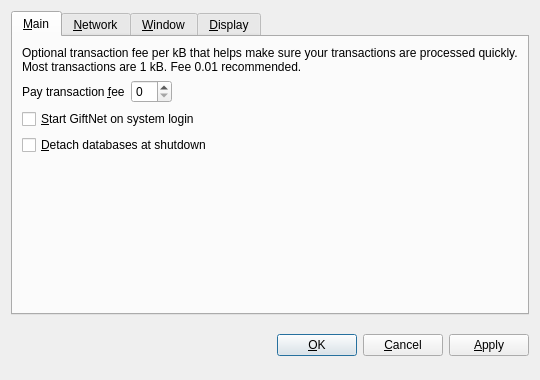
<?xml version="1.0" encoding="UTF-8"?>
<ui version="4.0">
 <class>OptionsDialog</class>
 <widget class="QDialog" name="OptionsDialog">
  <property name="geometry">
   <rect>
    <x>0</x>
    <y>0</y>
    <width>540</width>
    <height>380</height>
   </rect>
  </property>
  <property name="windowTitle">
   <string>Options</string>
  </property>
  <property name="modal">
   <bool>true</bool>
  </property>
  <layout class="QVBoxLayout" name="verticalLayout">
   <item>
    <widget class="QTabWidget" name="tabWidget">
     <property name="tabPosition">
      <enum>QTabWidget::North</enum>
     </property>
     <property name="currentIndex">
      <number>0</number>
     </property>
     <widget class="QWidget" name="tabMain">
      <attribute name="title">
       <string>&amp;Main</string>
      </attribute>
      <layout class="QVBoxLayout" name="verticalLayout_Main">
       <item>
        <widget class="QLabel" name="transactionFeeInfoLabel">
         <property name="text">
          <string>Optional transaction fee per kB that helps make sure your transactions are processed quickly. Most transactions are 1 kB. Fee 0.01 recommended.</string>
         </property>
         <property name="textFormat">
          <enum>Qt::PlainText</enum>
         </property>
         <property name="wordWrap">
          <bool>true</bool>
         </property>
        </widget>
       </item>
       <item>
        <layout class="QHBoxLayout" name="horizontalLayout_Main">
         <item>
          <widget class="QLabel" name="transactionFeeLabel">
           <property name="text">
            <string>Pay transaction &amp;fee</string>
           </property>
           <property name="textFormat">
            <enum>Qt::PlainText</enum>
           </property>
           <property name="buddy">
            <cstring>transactionFee</cstring>
           </property>
          </widget>
         </item>
         <item>
          <widget class="BitcoinAmountField" name="transactionFee"/>
         </item>
         <item>
          <spacer name="horizontalSpacer_Main">
           <property name="orientation">
            <enum>Qt::Horizontal</enum>
           </property>
           <property name="sizeHint" stdset="0">
            <size>
             <width>40</width>
             <height>20</height>
            </size>
           </property>
          </spacer>
         </item>
        </layout>
       </item>
       <item>
        <widget class="QCheckBox" name="bitcoinAtStartup">
         <property name="toolTip">
          <string>Automatically start GiftNet after logging in to the system.</string>
         </property>
         <property name="text">
          <string>&amp;Start GiftNet on system login</string>
         </property>
        </widget>
       </item>
       <item>
        <widget class="QCheckBox" name="detachDatabases">
         <property name="toolTip">
          <string>Detach block and address databases at shutdown. This means they can be moved to another data directory, but it slows down shutdown. The wallet is always detached.</string>
         </property>
         <property name="text">
          <string>&amp;Detach databases at shutdown</string>
         </property>
        </widget>
       </item>
       <item>
        <spacer name="verticalSpacer_Main">
         <property name="orientation">
          <enum>Qt::Vertical</enum>
         </property>
         <property name="sizeHint" stdset="0">
          <size>
           <width>20</width>
           <height>40</height>
          </size>
         </property>
        </spacer>
       </item>
      </layout>
     </widget>
     <widget class="QWidget" name="tabNetwork">
      <attribute name="title">
       <string>&amp;Network</string>
      </attribute>
      <layout class="QVBoxLayout" name="verticalLayout_Network">
       <item>
        <widget class="QCheckBox" name="mapPortUpnp">
         <property name="toolTip">
          <string>Automatically open the GiftNet client port on the router. This only works when your router supports UPnP and it is enabled.</string>
         </property>
         <property name="text">
          <string>Map port using &amp;UPnP</string>
         </property>
        </widget>
       </item>
       <item>
        <widget class="QCheckBox" name="connectSocks">
         <property name="toolTip">
          <string>Connect to the GiftNet network through a SOCKS proxy (e.g. when connecting through Tor).</string>
         </property>
         <property name="text">
          <string>&amp;Connect through SOCKS proxy:</string>
         </property>
        </widget>
       </item>
       <item>
        <layout class="QHBoxLayout" name="horizontalLayout_Network">
         <item>
          <widget class="QLabel" name="proxyIpLabel">
           <property name="text">
            <string>Proxy &amp;IP:</string>
           </property>
           <property name="textFormat">
            <enum>Qt::PlainText</enum>
           </property>
           <property name="buddy">
            <cstring>proxyIp</cstring>
           </property>
          </widget>
         </item>
         <item>
          <widget class="QValidatedLineEdit" name="proxyIp">
           <property name="maximumSize">
            <size>
             <width>140</width>
             <height>16777215</height>
            </size>
           </property>
           <property name="toolTip">
            <string>IP address of the proxy (e.g. 127.0.0.1)</string>
           </property>
          </widget>
         </item>
         <item>
          <widget class="QLabel" name="proxyPortLabel">
           <property name="text">
            <string>&amp;Port:</string>
           </property>
           <property name="textFormat">
            <enum>Qt::PlainText</enum>
           </property>
           <property name="buddy">
            <cstring>proxyPort</cstring>
           </property>
          </widget>
         </item>
         <item>
          <widget class="QLineEdit" name="proxyPort">
           <property name="maximumSize">
            <size>
             <width>55</width>
             <height>16777215</height>
            </size>
           </property>
           <property name="toolTip">
            <string>Port of the proxy (e.g. 9050)</string>
           </property>
          </widget>
         </item>
         <item>
          <widget class="QLabel" name="socksVersionLabel">
           <property name="text">
            <string>SOCKS &amp;Version:</string>
           </property>
           <property name="textFormat">
            <enum>Qt::PlainText</enum>
           </property>
           <property name="buddy">
            <cstring>socksVersion</cstring>
           </property>
          </widget>
         </item>
         <item>
          <widget class="QValueComboBox" name="socksVersion">
           <property name="toolTip">
            <string>SOCKS version of the proxy (e.g. 5)</string>
           </property>
          </widget>
         </item>
         <item>
          <spacer name="horizontalSpacer_Network">
           <property name="orientation">
            <enum>Qt::Horizontal</enum>
           </property>
           <property name="sizeHint" stdset="0">
            <size>
             <width>40</width>
             <height>20</height>
            </size>
           </property>
          </spacer>
         </item>
        </layout>
       </item>
       <item>
        <spacer name="verticalSpacer_Network">
         <property name="orientation">
          <enum>Qt::Vertical</enum>
         </property>
         <property name="sizeHint" stdset="0">
          <size>
           <width>20</width>
           <height>40</height>
          </size>
         </property>
        </spacer>
       </item>
      </layout>
     </widget>
     <widget class="QWidget" name="tabWindow">
      <attribute name="title">
       <string>&amp;Window</string>
      </attribute>
      <layout class="QVBoxLayout" name="verticalLayout_Window">
       <item>
        <widget class="QCheckBox" name="minimizeToTray">
         <property name="toolTip">
          <string>Show only a tray icon after minimizing the window.</string>
         </property>
         <property name="text">
          <string>&amp;Minimize to the tray instead of the taskbar</string>
         </property>
        </widget>
       </item>
       <item>
        <widget class="QCheckBox" name="minimizeOnClose">
         <property name="toolTip">
          <string>Minimize instead of exit the application when the window is closed. When this option is enabled, the application will be closed only after selecting Quit in the menu.</string>
         </property>
         <property name="text">
          <string>M&amp;inimize on close</string>
         </property>
        </widget>
       </item>
       <item>
        <spacer name="verticalSpacer_Window">
         <property name="orientation">
          <enum>Qt::Vertical</enum>
         </property>
         <property name="sizeHint" stdset="0">
          <size>
           <width>20</width>
           <height>40</height>
          </size>
         </property>
        </spacer>
       </item>
      </layout>
     </widget>
     <widget class="QWidget" name="tabDisplay">
      <attribute name="title">
       <string>&amp;Display</string>
      </attribute>
      <layout class="QVBoxLayout" name="verticalLayout_Display">
       <item>
        <layout class="QHBoxLayout" name="horizontalLayout_1_Display">
         <item>
          <widget class="QLabel" name="langLabel">
           <property name="text">
            <string>User Interface &amp;language:</string>
           </property>
           <property name="textFormat">
            <enum>Qt::PlainText</enum>
           </property>
           <property name="buddy">
            <cstring>lang</cstring>
           </property>
          </widget>
         </item>
         <item>
          <widget class="QValueComboBox" name="lang">
           <property name="toolTip">
            <string>The user interface language can be set here. This setting will take effect after restarting GiftNet.</string>
           </property>
          </widget>
         </item>
        </layout>
       </item>
       <item>
        <layout class="QHBoxLayout" name="horizontalLayout_2_Display">
         <item>
          <widget class="QLabel" name="unitLabel">
           <property name="text">
            <string>&amp;Unit to show amounts in:</string>
           </property>
           <property name="textFormat">
            <enum>Qt::PlainText</enum>
           </property>
           <property name="buddy">
            <cstring>unit</cstring>
           </property>
          </widget>
         </item>
         <item>
          <widget class="QValueComboBox" name="unit">
           <property name="toolTip">
            <string>Choose the default subdivision unit to show in the interface and when sending coins.</string>
           </property>
          </widget>
         </item>
        </layout>
       </item>
       <item>
        <widget class="QCheckBox" name="displayAddresses">
         <property name="toolTip">
          <string>Whether to show GiftNet addresses in the transaction list or not.</string>
         </property>
         <property name="text">
          <string>&amp;Display addresses in transaction list</string>
         </property>
        </widget>
       </item>
       <item>
        <widget class="QCheckBox" name="coinControlFeatures">
         <property name="toolTip">
          <string>Whether to show coin control features or not.</string>
         </property>
         <property name="text">
          <string>Display coin &amp;control features (experts only!)</string>
         </property>
        </widget>
       </item>
       <item>
        <spacer name="verticalSpacer_Display">
         <property name="orientation">
          <enum>Qt::Vertical</enum>
         </property>
         <property name="sizeHint" stdset="0">
          <size>
           <width>20</width>
           <height>40</height>
          </size>
         </property>
        </spacer>
       </item>
      </layout>
     </widget>
    </widget>
   </item>
   <item>
    <layout class="QHBoxLayout" name="horizontalLayout_Buttons">
     <item>
      <spacer name="horizontalSpacer_1">
       <property name="orientation">
        <enum>Qt::Horizontal</enum>
       </property>
       <property name="sizeHint" stdset="0">
        <size>
         <width>40</width>
         <height>48</height>
        </size>
       </property>
      </spacer>
     </item>
     <item>
      <widget class="QLabel" name="statusLabel">
       <property name="font">
        <font>
         <weight>75</weight>
         <bold>true</bold>
        </font>
       </property>
       <property name="text">
        <string/>
       </property>
       <property name="textFormat">
        <enum>Qt::PlainText</enum>
       </property>
       <property name="wordWrap">
        <bool>true</bool>
       </property>
      </widget>
     </item>
     <item>
      <spacer name="horizontalSpacer_2">
       <property name="orientation">
        <enum>Qt::Horizontal</enum>
       </property>
       <property name="sizeHint" stdset="0">
        <size>
         <width>40</width>
         <height>48</height>
        </size>
       </property>
      </spacer>
     </item>
     <item>
      <widget class="QPushButton" name="okButton">
       <property name="text">
        <string>&amp;OK</string>
       </property>
      </widget>
     </item>
     <item>
      <widget class="QPushButton" name="cancelButton">
       <property name="text">
        <string>&amp;Cancel</string>
       </property>
       <property name="autoDefault">
        <bool>false</bool>
       </property>
      </widget>
     </item>
     <item>
      <widget class="QPushButton" name="applyButton">
       <property name="text">
        <string>&amp;Apply</string>
       </property>
       <property name="autoDefault">
        <bool>false</bool>
       </property>
      </widget>
     </item>
    </layout>
   </item>
  </layout>
 </widget>
 <customwidgets>
  <customwidget>
   <class>BitcoinAmountField</class>
   <extends>QSpinBox</extends>
   <header>bitcoinamountfield.h</header>
  </customwidget>
  <customwidget>
   <class>QValueComboBox</class>
   <extends>QComboBox</extends>
   <header>qvaluecombobox.h</header>
  </customwidget>
  <customwidget>
   <class>QValidatedLineEdit</class>
   <extends>QLineEdit</extends>
   <header>qvalidatedlineedit.h</header>
  </customwidget>
 </customwidgets>
 <resources/>
 <connections/>
</ui>
